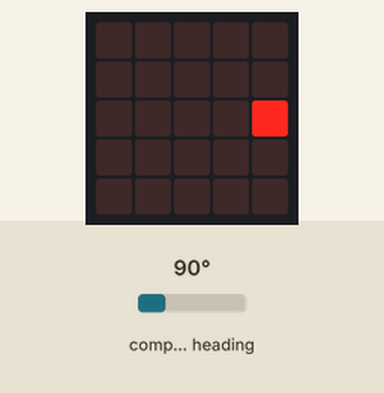
A program run on a simulated BBC micro:bit running MicroPython. On the bench: the board's 5×5 LED display. The inputs (shaded band) are chosen by the test bench; at power-on: compass heading 90°. The compass is already calibrated.

Above: at 1.3 s.
1.4 s: compass heading set to 49°
2.9 s: compass heading set to 39°
At 3.5 s:
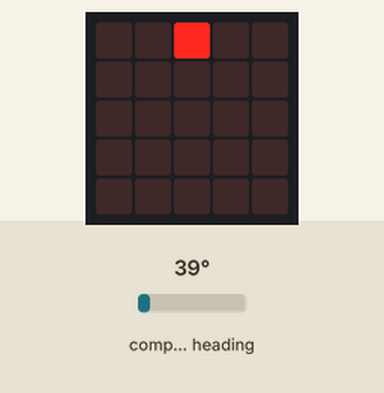
4.4 s: compass heading set to 180°
At 5.1 s:
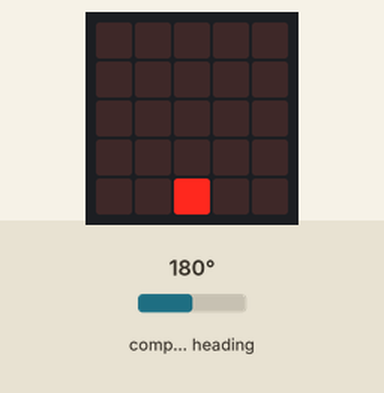
5.9 s: compass heading set to 221°
7.4 s: compass heading set to 227°
At 8.5 s:
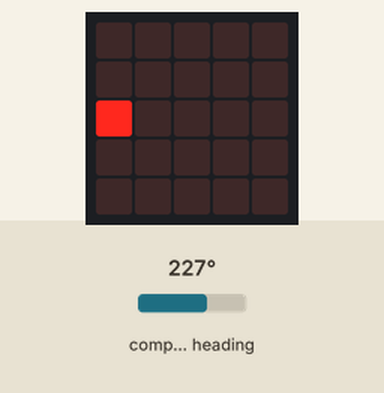
8.9 s: compass heading set to 7°
At 10.3 s:
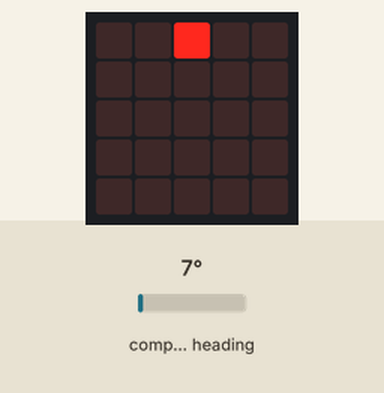
Timing chart, 0 to 11.4 s (numbered marks = the images above; inputs shaded):
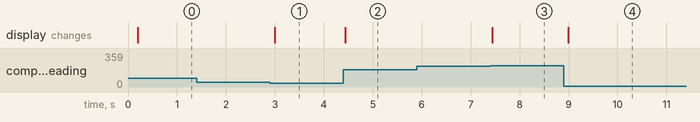

The program:

compass_pixel.py
```python
from microbit import *


# Start calibrating
compass.calibrate()

# Try to keep the needle pointed in (roughly) the correct direction
while True:
    sleep(100)
    needle = compass.heading()
    if needle < 45:
        display.clear()
        display.set_pixel(2,0,9)
    elif needle < 135:
        display.clear()
        display.set_pixel(4,2,9)
    elif needle < 225:
        display.clear()
        display.set_pixel(2,4,9)
    elif needle < 315:
        display.clear()
        display.set_pixel(0,2,9)
```

Measured:
- the behaviour switches between 45 and 44° on compass heading (found by bisection; images 0 and 1)
- the behaviour switches between 224 and 225° on compass heading (found by bisection; images 2 and 3)
- after the input at 1.4 s, every drawn part: stays the same
- after the input at 2.9 s, the display: changes after 0.09 s (image 1)
- after the input at 4.4 s, the display: changes at once (image 2)
- after the input at 5.9 s, every drawn part: stays the same
- after the input at 7.4 s, the display: changes at once (image 3)
- after the input at 8.9 s, the display: changes after 0.09 s (image 4)
